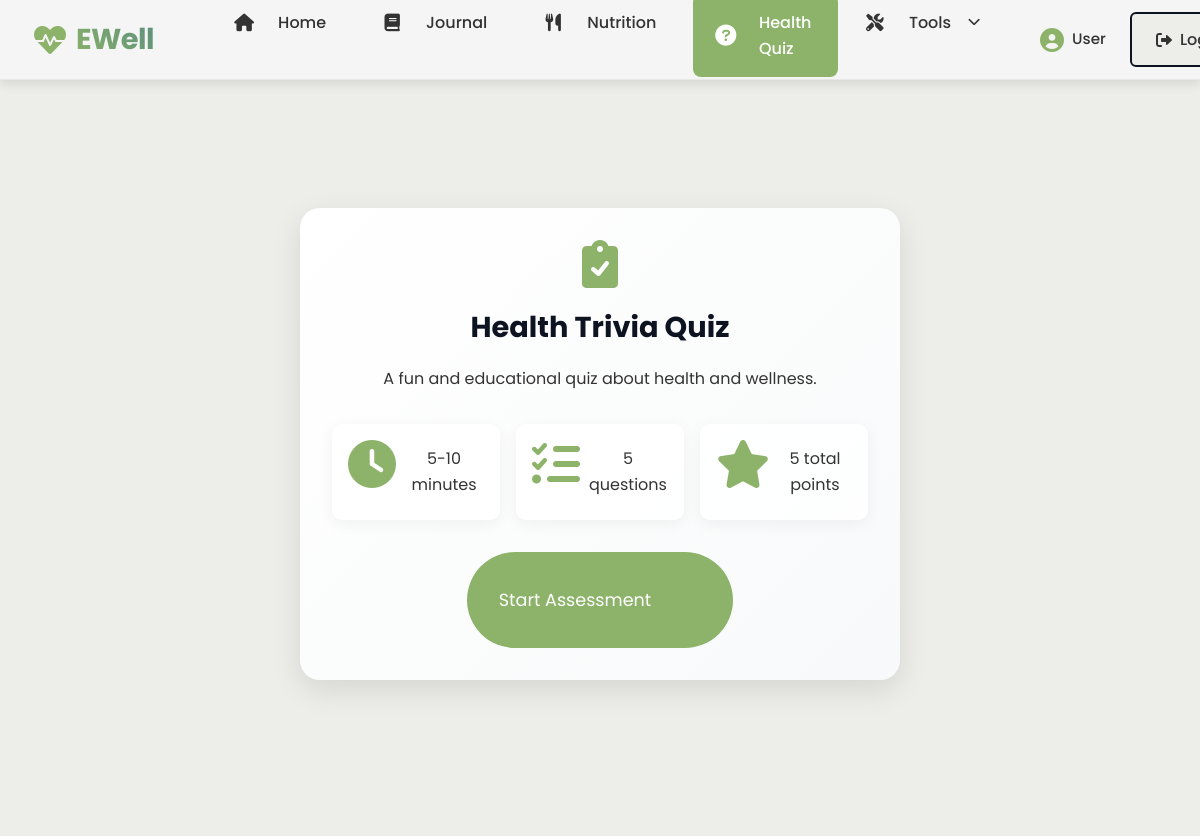
Page /user/health_quiz.php (signed in) on the committed database.
### tables this page shows
CREATE TABLE `quizzes` (
  `quiz_id` int(11) NOT NULL,
  `title` varchar(122) NOT NULL,
  `description` varchar(122) NOT NULL,
  `created_at` timestamp NOT NULL DEFAULT current_timestamp()
);

### user/health_quiz.php (the view, shortened to what this page needs)
<?php
include '../db_connection/database.php';
$sql = "SELECT * FROM quizzes WHERE title = 'Health Trivia Quiz' LIMIT 1";
$result = $conn->query($sql);
$quiz = $result->fetch_assoc();
$sql = "SELECT q.*, GROUP_CONCAT(a.answer ORDER BY a.id) as options,
        GROUP_CONCAT(a.is_correct ORDER BY a.id) as correct_answers
        FROM questions q
        LEFT JOIN answers a ON q.id = a.question_id
        WHERE q.quiz_id = ?
        GROUP BY q.id
        ORDER BY q.id";
$stmt = $conn->prepare($sql);
$stmt->bind_param("i", $quiz['quiz_id']);
$stmt->execute();
$questions_result = $stmt->get_result();
$quizQuestions = [];
$totalPoints = 0;
while ($row = $questions_result->fetch_assoc()) {
    $options = explode(',', $row['options']);
    $correct_answers = explode(',', $row['correct_answers']);
    $category = 'physical';
    $quizQuestions[] = [
        'id' => $row['id'],
        'question' => $row['question'],
        'options' => $options,
        'points' => $row['points'],
        'category' => $category,
        'correct_answers' => $correct_answers
    ];
    $totalPoints += $row['points'];
}
?>
<!DOCTYPE html>
<html lang="en">
<head>
    <link rel="stylesheet" href="../css/variables.css">
    <link rel="stylesheet" href="../css/header.css">
    <link rel="stylesheet" href="../css/dashboard.css">
    <link rel="stylesheet" href="../css/health_quiz.css">
    <link rel="stylesheet" href="https://cdnjs.cloudflare.com/ajax/libs/font-awesome/6.0.0/css/all.min.css">
</head>
<body>
    <div class="dashboard-container">
        <?php include 'includes/header.php'; ?>
        <main class="main-content">
            <div class="quiz-content">
                <section class="quiz-intro" id="quizIntro">
                    <div class="intro-card">
                        <i class="fas fa-clipboard-check"></i>
                        <h2><?php echo htmlspecialchars($quiz['title']); ?></h2>
                        <p><?php echo htmlspecialchars($quiz['description']); ?></p>
                        <div class="quiz-info">
                            <div class="info-item">
                                <i class="fas fa-clock"></i>
                                <span>5-10 minutes</span>
                            </div>
                            <div class="info-item">
                                <i class="fas fa-list-check"></i>
                                <span><?php echo count($quizQuestions); ?> questions</span>
                            </div>
                            <div class="info-item">
                                <i class="fas fa-star"></i>
                                <span><?php echo $totalPoints; ?> total points</span>
                            </div>
                        </div>
                        <button class="start-quiz-btn" onclick="startQuiz()">
                            Start Assessment
                            <i class="fas fa-arrow-right"></i>
                        </button>
                    </div>
                </section>
            </div>
        </main>
    </div>
</body>
</html>

### css/variables.css (style rules this page uses)
:root { --primary-color: #8CB369; --secondary-color: #5B8E7D; --accent-color: #BC4B51; --light-color: #F4E285; --dark-color: #0d1321; --bg-color: #f5f5f5; --bg-secondary: #edede9; --text-dark: #333; --text-light: #fff; --box-shadow: 0 4px 10px rgba(0, 0, 0, 0.1); --transition: all 0.3s ease; --header-height: 80px; --border-radius: 8px; }

### css/header.css (style rules this page uses)
.main-content { margin-left: 0; padding-top: 90px; }

### css/dashboard.css (style rules this page uses)
* { margin: 0; padding: 0; box-sizing: border-box; font-family: 'Poppins', sans-serif; }
body { font-family: 'Segoe UI', Tahoma, Geneva, Verdana, sans-serif; background-color: var(--bg-color); color: var(--text-dark); line-height: 1.6; min-height: 100vh; }
.dashboard-container { min-height: 100vh; background: var(--bg-secondary); }
.main-content { padding: 2rem; margin-top: var(--header-height); background-color: var(--bg-secondary); }
.focus-content, .mood-content, .quiz-content, .journal-content { text-align: center; }

### css/health_quiz.css (style rules this page uses)
.quiz-content { padding: 2rem; max-width: 1200px; margin: 0 auto; }
.quiz-intro { display: flex; justify-content: center; align-items: center; min-height: calc(100vh - 200px); }
.intro-card { background: var(--bg-color); padding: 2.5rem; border-radius: var(--border-radius); box-shadow: var(--box-shadow); text-align: center; max-width: 600px; width: 100%; }
.intro-card i { font-size: 3rem; color: var(--primary-color); margin-bottom: 1.5rem; }
.intro-card h2 { color: var(--dark-color); font-size: 1.8rem; margin-bottom: 1rem; }
.intro-card p { color: var(--text-dark); margin-bottom: 2rem; line-height: 1.6; }
.quiz-info { display: flex; justify-content: center; gap: 2rem; margin-bottom: 2rem; }
.info-item { display: flex; align-items: center; gap: 0.5rem; color: var(--text-dark); }
.info-item i { font-size: 1.2rem; color: var(--primary-color); margin: 0; }
.start-quiz-btn { background: var(--primary-color); color: var(--text-light); border: none; padding: 1rem 2rem; border-radius: var(--border-radius); font-size: 1.1rem; cursor: pointer; transition: var(--transition); display: inline-flex; align-items: center; gap: 0.5rem; }

### user/health_quiz.php (style rules this page uses)
.quiz-content { max-width: 800px; margin: 0 auto; padding: 2rem; }
.intro-card { background: linear-gradient(135deg, #ffffff 0%, #f8f9fa 100%); border-radius: 20px; padding: 2rem; text-align: center; box-shadow: 0 10px 30px rgba(0, 0, 0, 0.1); animation: fadeIn 0.5s ease-out; }
.intro-card i { font-size: 3rem; color: var(--primary-color); margin-bottom: 1rem; animation: bounce 2s infinite; }
.quiz-info { display: grid; grid-template-columns: repeat(3, 1fr); gap: 1rem; margin: 2rem 0; }
.info-item { background: rgba(255, 255, 255, 0.9); padding: 1rem; border-radius: 10px; box-shadow: 0 4px 15px rgba(0, 0, 0, 0.05); transition: transform 0.3s ease; }
.start-quiz-btn { background: var(--primary-color); color: white; border: none; padding: 1rem 2rem; border-radius: 50px; font-size: 1.1rem; cursor: pointer; transition: all 0.3s ease; display: inline-flex; align-items: center; gap: 0.5rem; }

### rows in the picture
quizzes: title "Health Trivia Quiz", description "A fun and educational quiz about health and wellness."

### other values in the picture
$_SESSION['user_name'] "User"
count($quizQuestions) "5"
$totalPoints "5"
